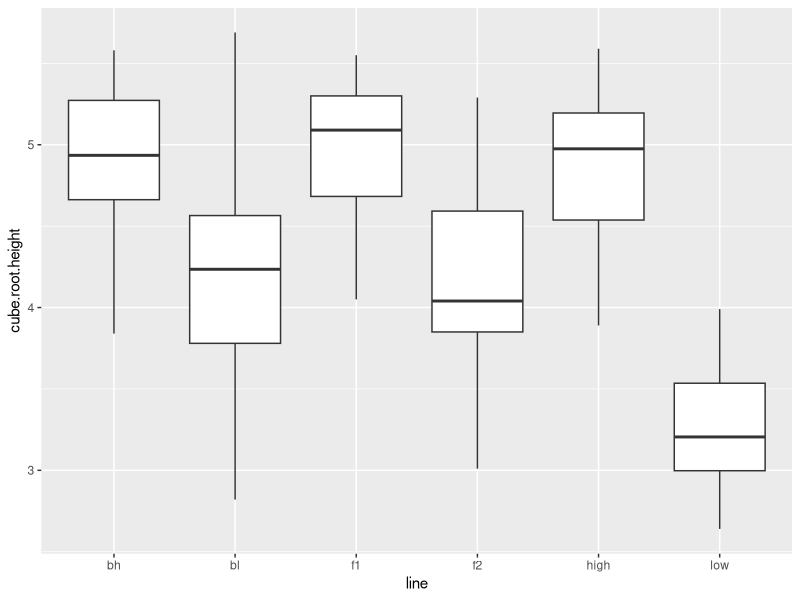
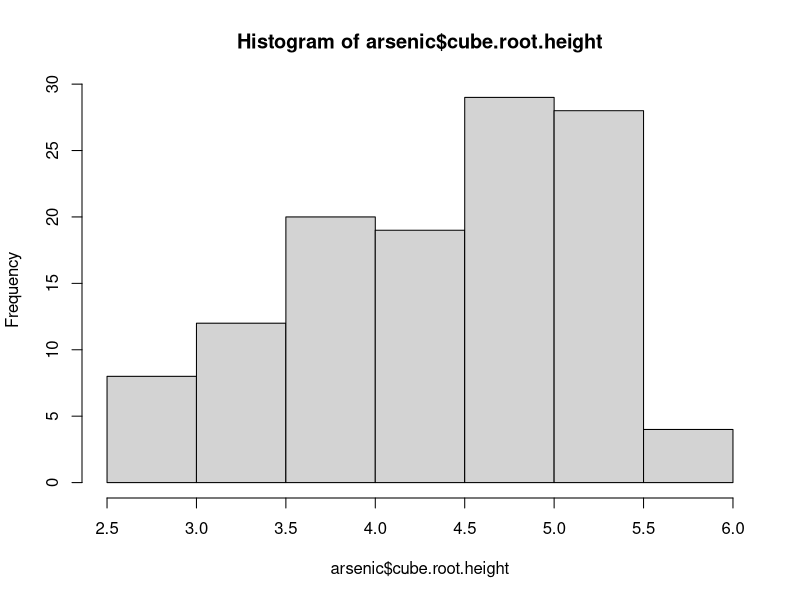
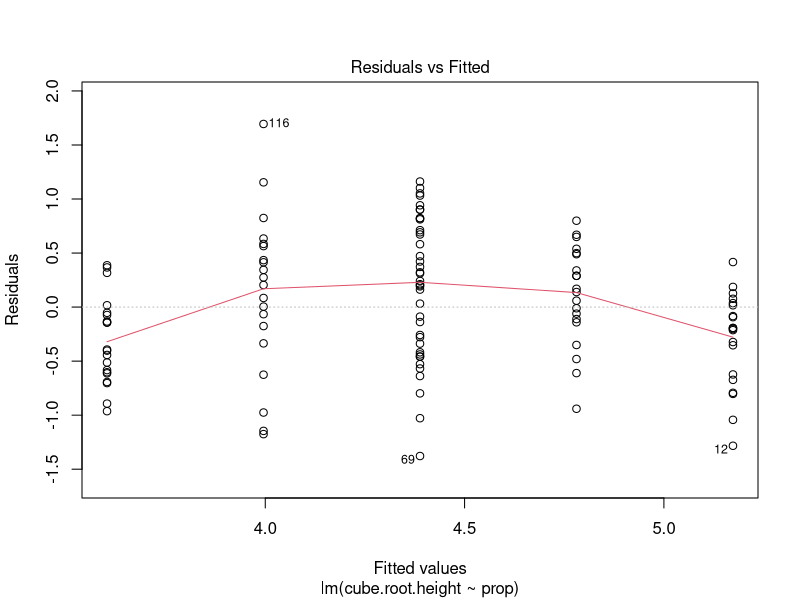
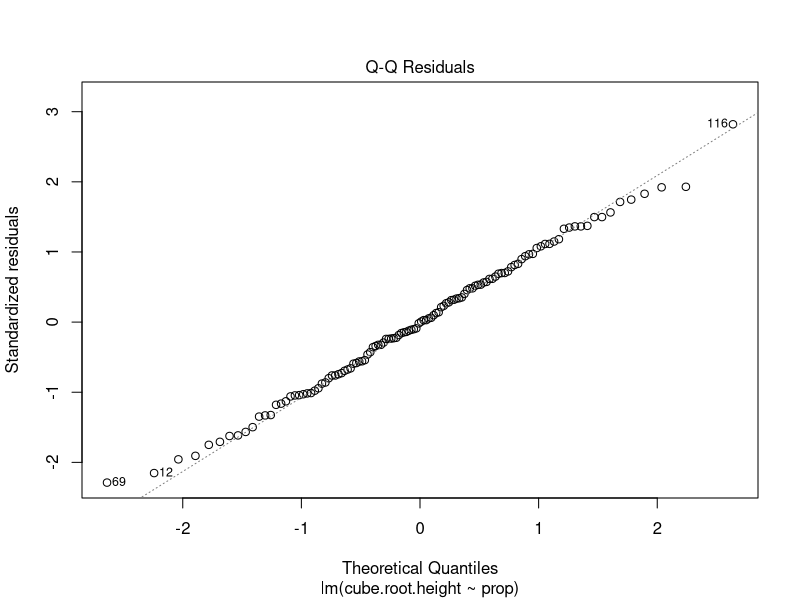
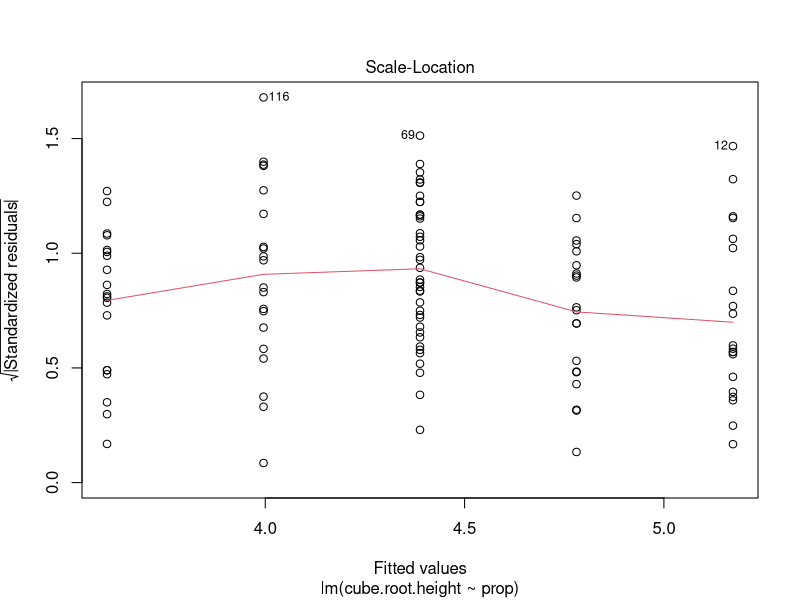
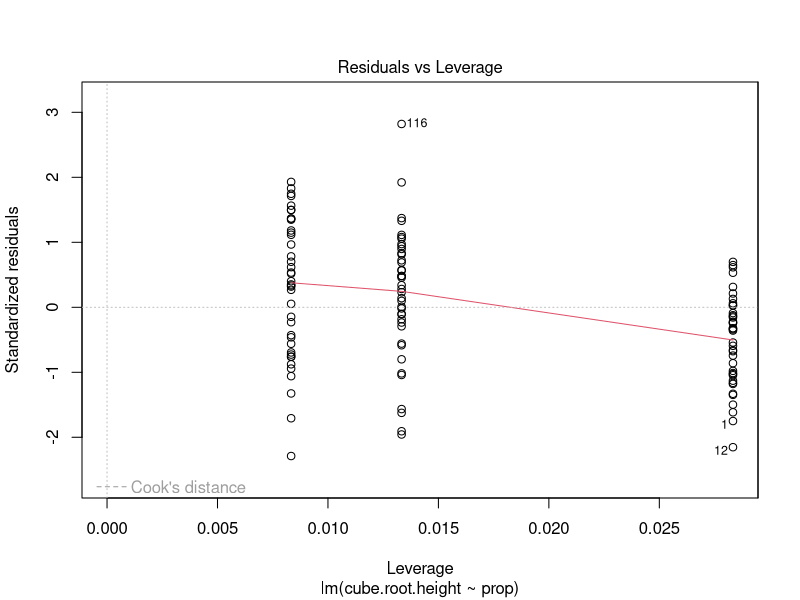
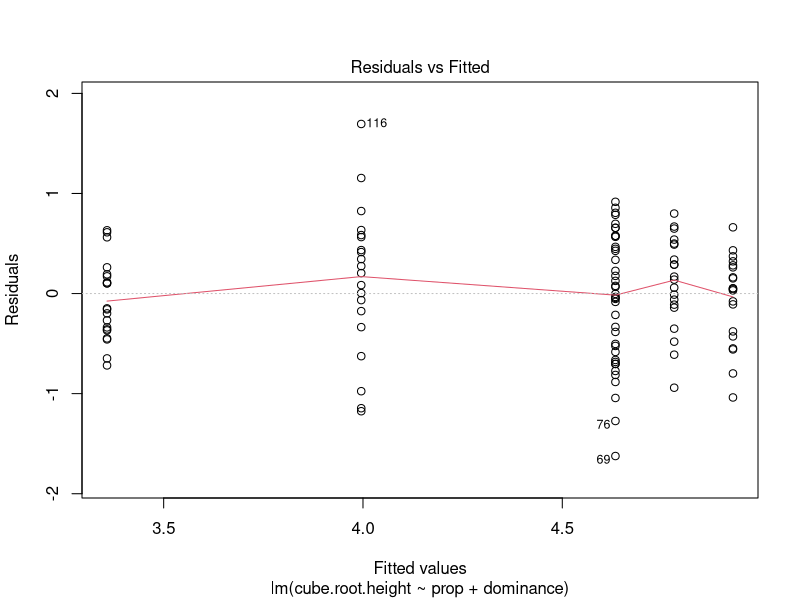
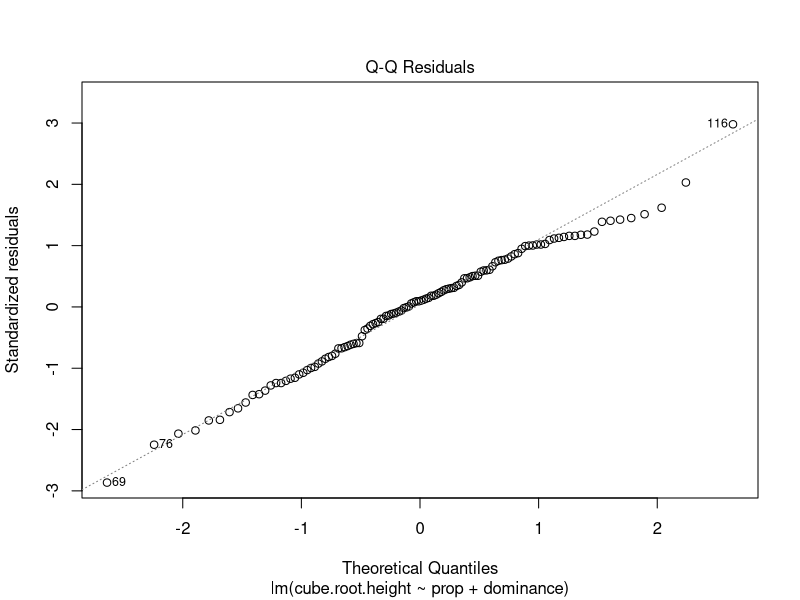

R code for these plots, in order:
library(tidyverse)
arsenic <- read_csv("./data/arsenic.csv")
str(arsenic)

# Graph the data. Explain your graph. What is the pattern in the data?
ggplot(data = arsenic, aes(x = line, y = cube.root.height)) + geom_boxplot()

# Create a table of means and standard deviations of genotypes. 
# Make this a high-quality table rather than simply computer output.
geno_stats <- arsenic %>% 
  group_by(line) %>% 
  summarise(avg = mean(cube.root.height), stdev = sd(cube.root.height))

knitr::kable(geno_stats)

# Add a numeric variable in the data set to represent 
# the proportion of the genome inherited from the high-tolerance parent:
# 1 for the high-tolerance parent genotype
# 0 for the low-tolerance parent genotype
# 0.5 for the F1 and F2 hybrids
# 0.25 for the backcross to the low tolerance population
# 0.75 for the backcross to the high tolerance population

arsenic$prop <- ifelse(arsenic$line == "high", 1,
                       ifelse(arsenic$line == "low", 0,
                              ifelse(arsenic$line == "f1", 0.5,
                                     ifelse(arsenic$line == "f2", 0.5,
                                            ifelse(arsenic$line == "bl", 0.25,
                                                   ifelse(arsenic$line == "bh", 0.75,
                                                          NA))))))

# Make sure that the variable is numeric rather than a factor or character.
str(arsenic$prop)

# Fit the numeric variable you created in (3) to the height data using a linear model. 
# This is called the additive model, whereby tolerance increases linearly with the 
# proportion of the genome inherited from the high tolerance parent. 
# Evaluate the model fit (Remember: no P values!).

hist(arsenic$cube.root.height)
mod1 <- lm(cube.root.height ~ prop, data = arsenic)
plot(mod1)
summary(mod1)

# Add another numeric variable to the data set to represent 
# dominance effects that might be present in the hybrids:
# 0 for both parent genotypes
# 1 for the F1 hybrid
# 0.5 for the remaining three hybrid genotypes
# Make sure that the variable is numeric rather than a factor or character.  

arsenic$dominance <- ifelse(arsenic$line == "high", 0,
                            ifelse(arsenic$line == "low", 0,
                                   ifelse(arsenic$line == "f1", 1,
                                          ifelse(arsenic$line == "f2", 1,
                                                 ifelse(arsenic$line == "bl", 0.5,
                                                        ifelse(arsenic$line == "bh", 0.5,
                                                               NA))))))


# Fit a second model to the same data that includes both of the numeric variables created in 
# (3) and (5). 
# Leave out any interaction terms. 
# This is the additive plus dominance model. 
# Any dominance effects present will displace the mean value of the hybrids toward 
# one or other of the parents relative to the values predicted by the additive model. 
# Evaluate model fit.

mod2 <- lm(cube.root.height ~ prop + dominance, data = arsenic)
plot(mod2)
summary(mod2)

# Finally, fit a third model that has the original genotype variable as the only explanatory variable.
# The fit of this model will deviate from the model fitted in (6) if there is interaction (epistasis)
# between genes inherited from the two parents.

mod3 <- lm(cube.root.height ~ line, data = arsenic)
plot(mod3)
summary(mod3)

# Present your results, comparing model fits. 
# Which genetic model best fit the data? 
# Explain and summarize.
